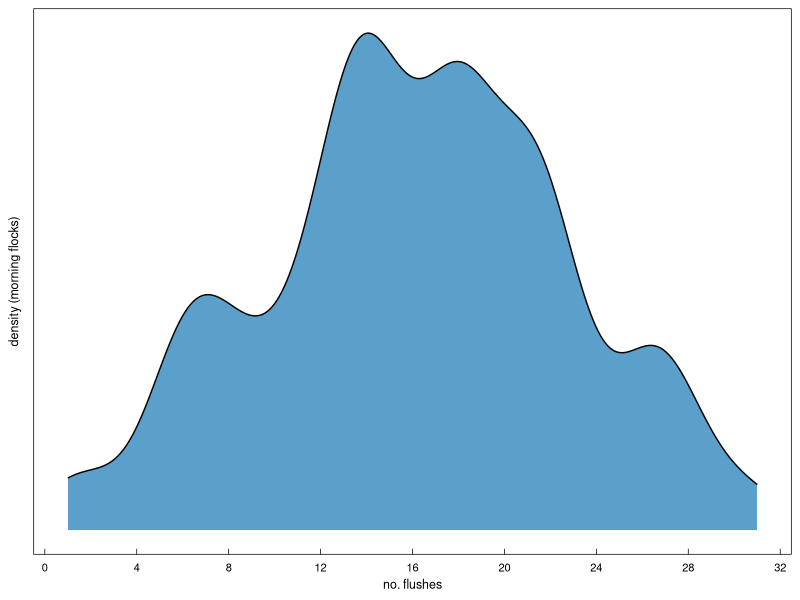
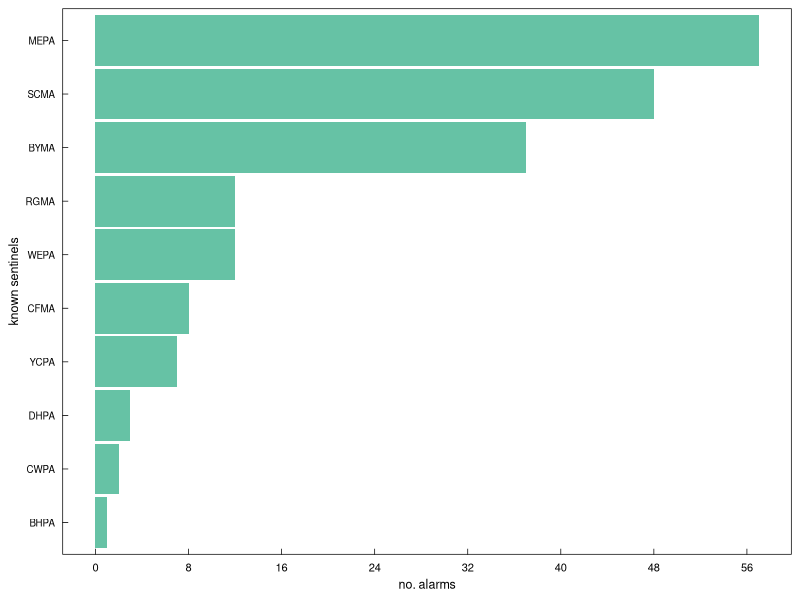
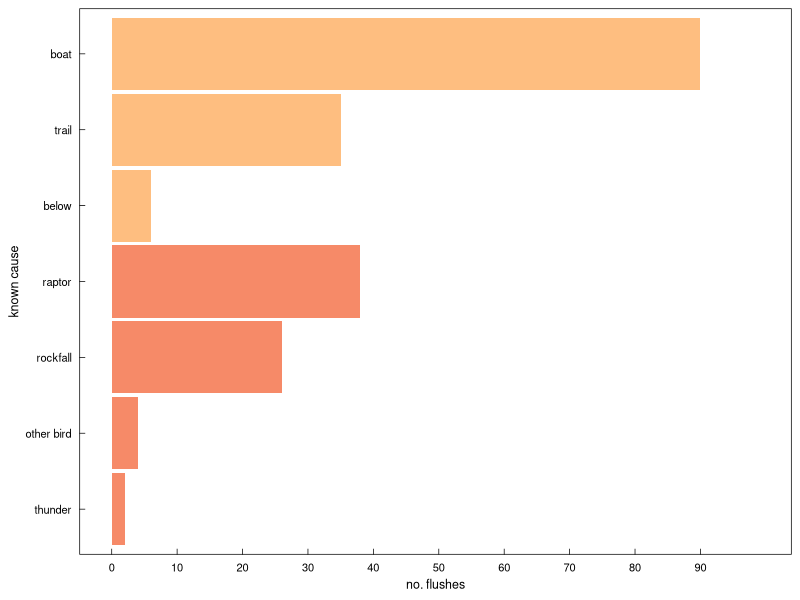
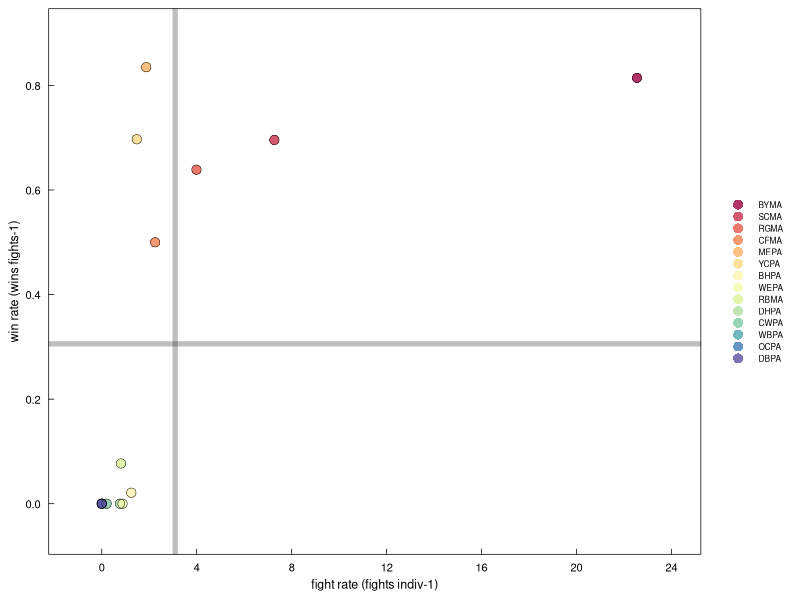
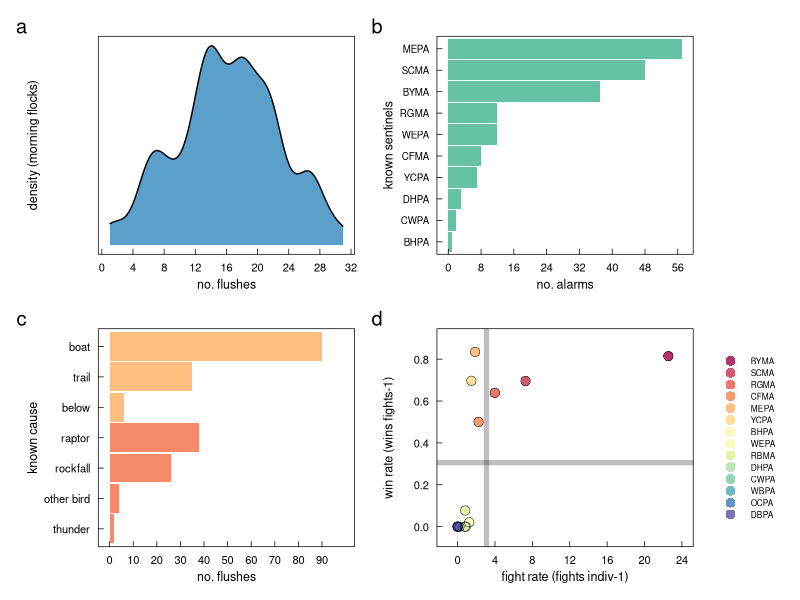

Generate these figures, in order, with R:
#### this script organizes data, plots flush and fights data
#### should be figure ~4 in the manuscript

library(ggplot2)      # plotting and viz
library(plyr)         # legacy df manipulation
library(dplyr)        # variable grouping and manipulation
library(reshape)      # legacy df manipulation
library(data.table)   # legacy functions on df 
library(tidyverse)
library(tidyr)        # gathering and spreading
library(zoo)          # roll mean
library(ggthemes)     # helpful ggplot themes
library(forcats)
library(scales)
library(RColorBrewer) # pretty colors
library(ggridges)
library(colorspace)
library(patchwork)
library(lubridate)    # formatting times dates


# custom ggplot theme
themeKV <- theme_few()+
  theme(strip.background = element_blank(),
        axis.line = element_blank(),
        axis.text.x = element_text(colour = "black", margin = margin(0.2, unit = "cm")),
        axis.text.y = element_text(colour = "black", margin = margin(c(1, 0.2), unit = "cm")),
        axis.ticks.x = element_line(colour = "black", linewidth=.25), 
        axis.ticks.y = element_line(colour = "black", linewidth=.25),
        axis.ticks.length=unit(-0.15, "cm"), 
        element_line(colour = "black", linewidth=.5),
        panel.border = element_rect(colour = "black", fill=NA, linewidth=.5),
        legend.title=element_blank(),
        strip.text=element_text(hjust=0))

#### read in flush and fight data from csv
flush <- read.csv('data/flush.csv')
flush1 <- subset(flush, select = c(DATE)) # subset full dataset for only date column
flush2 <- flush1 %>% group_by(DATE) %>% # Group by count of multiple columns
  summarise(total_count=n(),.groups = 'drop') %>%
  as.data.frame() # make new df with these data

#### first to do, document # flushes per day, as density plot
p1 <- ggplot(flush2, aes(x = total_count, fill=c("#3288bd"))) +
  themeKV + theme(legend.position = "none", 
                  axis.text.y = element_text(size = 0),
                  axis.title.y = element_text(size = 9),
                  axis.ticks.y = element_blank(),
                  axis.text.x = element_text(size = 8),
                  axis.title.x = element_text(size = 9),
                  ) + 
  geom_density(size = 0.5, alpha = 0.8, adjust = 0.65) +
  scale_fill_manual(values=c("#3288bd")) +
  scale_x_continuous(breaks = seq(0, 40, by = 4)) +
  ylab("density (morning flocks)")+
  xlab("no. flushes")
p1


#### now count the occurrences of each species was a sentinel
flush <- read.csv('data/flush.csv')
sentinel <- subset(flush, select = c(ALARM)) # subset full dataset for only species IDs
sentinel1 <- sentinel %>% 
  filter(!(ALARM == 'NA')) # filter out NA values

# make col plot of alarm species
p2 <- ggplot(sentinel1, aes(y = fct_rev(fct_infreq(ALARM)), group=ALARM)) +
  themeKV + theme(legend.position = "none", 
                  axis.text.y = element_text(size = 7),
                  axis.title.y = element_text(size = 9),
                  axis.text.x = element_text(size = 8),
                  axis.title.x = element_text(size = 9),
  ) + 
  geom_bar(fill = c("#66c2a5"), alpha =1, , width=0.95) +
  scale_fill_manual(values=c("#66c2a5")) +
  scale_x_continuous(breaks = seq(0, 60, by = 8)) +
  ylab("known sentinels") + 
  xlab("no. alarms")
p2


#### now count the occurrences of each flush cause
flush <- read.csv('data/flush.csv')
cause <- subset(flush, select = c(CAUSE, CATEGORY)) # subset full dataset for only species IDs
cause1 <- cause %>% 
  filter(!(CAUSE == 'NA')) # filter out NA values

# count number of cause occurences
cause2 <- cause1 %>% group_by(CAUSE, CATEGORY) %>% # Group by count of multiple columns
  summarise(total_count=n(),.groups = 'drop') %>%
  as.data.frame() # make new df with these data
# manually reorder to sort by CATEGORY then CAUSE
reorder = c(3,1,6,4,5,7,2) # create reorder variables
cause2$reorder = reorder # add as col to df
# dplyr frustrating me too much so gave up and just manually redid it

  p3 <- ggplot(cause2, aes(x=total_count, y=fct_rev(fct_reorder(CAUSE, reorder)), fill=CATEGORY)) +
  themeKV + theme(legend.position = "none", 
                  axis.text.y = element_text(size = 8),
                  axis.title.y = element_text(size = 9),
                  axis.text.x = element_text(size = 8),
                  axis.title.x = element_text(size = 9),
  ) + 
  geom_col(alpha = 0.8, width=0.95) +
  scale_fill_manual(values=c("#fdae61", "#f46d43")) +
  scale_x_continuous(breaks = seq(0, 90, by = 10),
                                  limits = c(0,99)) +
    ylab("known cause") + 
    xlab("no. flushes")
p3



#### WE'RE AT THE FIGHTS!!!
fights <- read.csv('data/fights.csv')
# make 14 color Brewer palette
getPalette = colorRampPalette(brewer.pal(11, "Spectral")) # interpolate colors to fit the 13 parrot species
Spectral14 <- getPalette(14) 


p4 <- ggplot(fights, aes(x=FIGHT_RT, y=WIN_RT)) + 
  themeKV + theme(axis.text.x = element_text(size = 8),
                  axis.title.x = element_text(size = 9),
                  axis.text.y = element_text(size = 8),
                  axis.title.y = element_text(size = 9),
                  legend.key.height = unit(0.3, 'cm'), # shrink the native height of legend
                  legend.text = element_text(size=6)) + # reduce font size on legend
  geom_vline(xintercept = ave(fights$FIGHT_RT), alpha = 0.25, size = 1.8, color = "#000000") +
  geom_hline(yintercept = ave(fights$WIN_RT), alpha = 0.25, size = 1.8, color = "#000000") +
  geom_point(shape =16, size = 3, alpha = 0.8, 
             aes(color = fct_rev(fct_reorder(SPECIES,FIGHT_RT))), # color code by species win rate 
             ) +
  geom_point(shape = 1,size = 3, colour = "black", stroke = 0.25,) +
  scale_color_manual(values = Spectral14) +
  scale_x_continuous(breaks = seq(0, 24, by = 4), limits = c(-1,24)) + # give a little more room 
  scale_y_continuous(breaks = seq(0, 0.8, by = 0.2), limits = c(-0.05,0.9)) +
  xlab("fight rate (fights indiv-1)") + 
  ylab("win rate (wins fights-1)")
p4



layout2 <- "
AB
CD"
  p1 + p2 + p3 + p4 +
  plot_layout(design = layout2) +
  plot_annotation(tag_levels = 'a') # add panel labels a, b, c... etc
